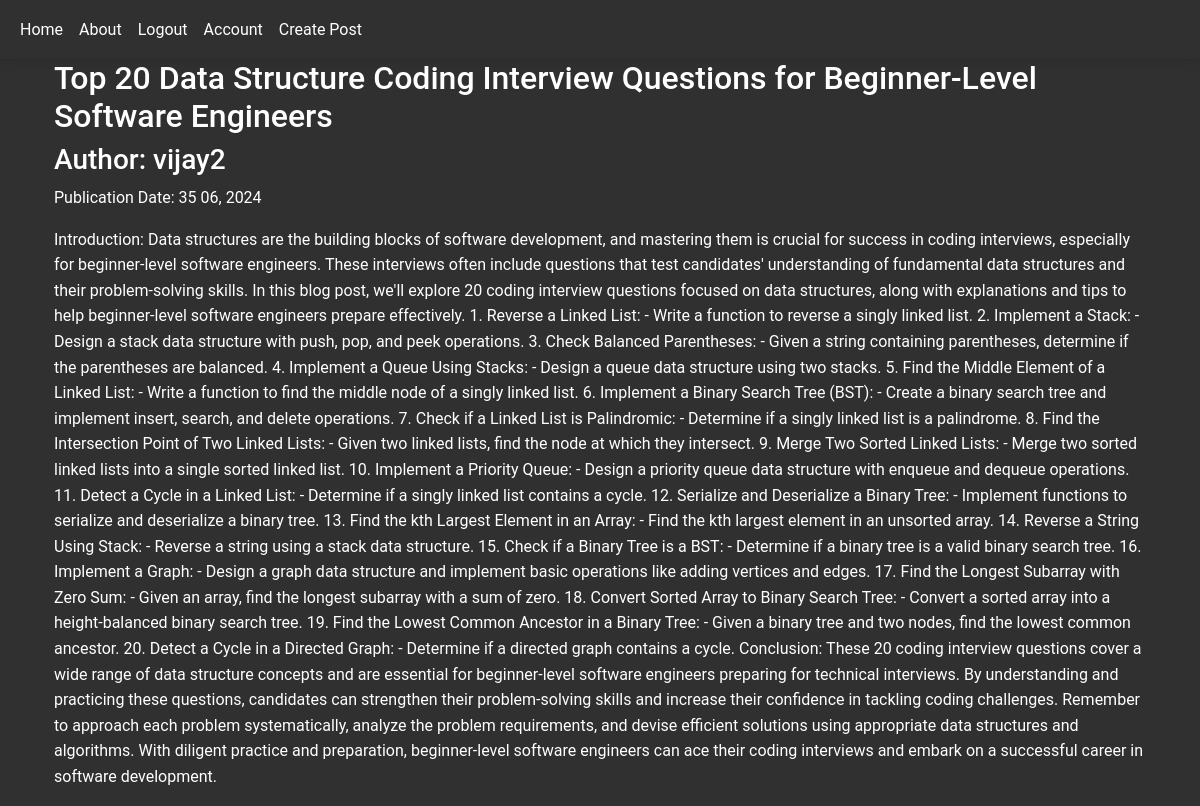
/7 (signed in), run on the app's committed database.
### company_blog/models.py (models this page shows, shortened)
class BlogPost(db.Model):
    __tablename__ = 'blogposts'
    id = db.Column(db.Integer, primary_key=True)
    date = db.Column(db.DateTime, nullable=False, default=datetime.utcnow)
    title = db.Column(db.String(150), nullable=False )
    text = db.Column(db.Text, nullable=False)
    user_id = db.Column(db.Integer, db.ForeignKey('users.id'), nullable=False)

class User(db.Model, UserMixin):
    __tablename__ = 'users'
    id = db.Column(db.Integer, primary_key=True)
    username = db.Column(db.String(64), unique=True, index=True)
    email = db.Column(db.String(64), unique=True, index=True)
    profile_pic = db.Column(db.String(64), nullable = False, default='default_prof_pic.png')
    password_hash = db.Column(db.String(128))
    posts = db.relationship('BlogPost', backref = 'author', lazy = False)

### company_blog/users/views.py (the view)
@users.route("/<username>")
def user_posts(username):
    page = request.args.get('page', 1, type=int)
    user = User.query.filter_by(username=username).first_or_404()
    blog_posts = BlogPost.query.filter_by(author=user).order_by(BlogPost.date.desc()).paginate(page=page, per_page=5)
    return render_template('user_blog_post.html', user=user, blog_posts=blog_posts)

### company_blog/blog_posts/views.py (called while the page is built)
@blog_posts.route('/<int:blog_post_id>')
def view_blog(blog_post_id):
    blog_post = BlogPost.query.get_or_404(blog_post_id)
    return render_template('blog_post.html', post=blog_post, title = blog_post.title,
                           date=blog_post.date)

### company_blog/models.py (called while the page is built)
@login_manager.user_loader
def load_user(user_id):
    return User.query.get(user_id)

### company_blog/templates/blog_post.html (shortened to what this page needs)
{% extends 'base.html' %}
{% block content %}
<div class="container">
    <h2>{{post.title}}</h2>
    <h3>Author: {{post.author.username}} </h3>
    <p>Publication Date: {{post.date.strftime('%M %d, %Y')}}</p>
    <p class="white-space:pre-line"> {{post.text}} </p>
</div>
{% endblock %}

### data on the page
BlogPost: title "Top 20 Data Structure Coding Interview Questions for Beginner-Level Software Engineers", date "35 06, 2024", text "Introduction: Data structures are the building blocks of software development, and mastering them is crucial for success in coding interviews, especially for beginner-level software engineers. These interviews often include questions that test candidates' understanding of fundamental data structures and their problem-solving skills. In this blog post, we'll explore 20 coding interview questions focused on data structures, along with explanations and tips to help beginner-level software engineers prepare effectively. 1. Reverse a Linked List: - Write a function to reverse a singly linked list. 2. Implement a Stack: - Design a stack data structure with push, pop, and peek operations. 3. Check…"
User: author.username "vijay2"
